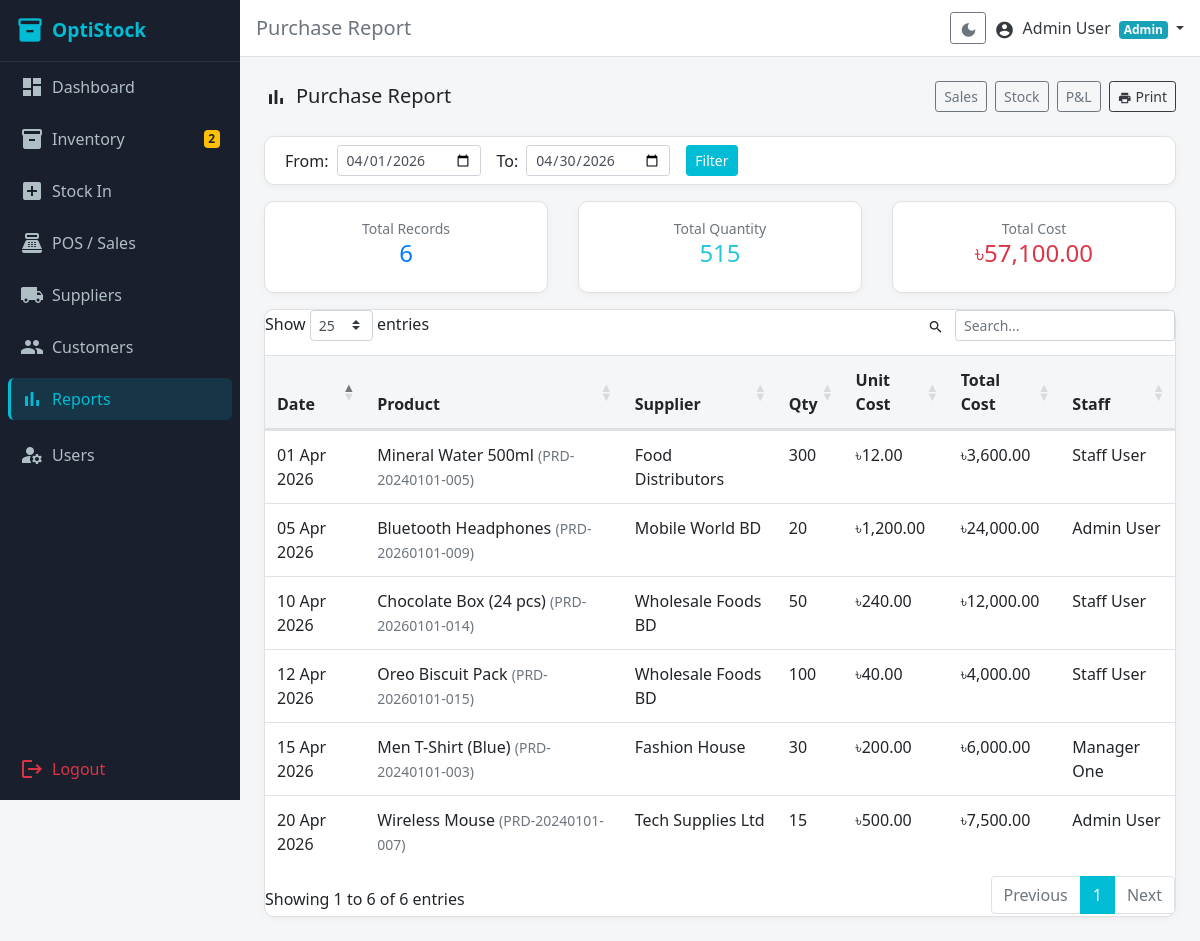
The app's page /modules/reports/purchase_report.php (signed in) with its own data.
### tables this page shows
CREATE TABLE `stock_in` (
  `id` int(10) UNSIGNED NOT NULL,
  `product_id` int(10) UNSIGNED NOT NULL,
  `supplier_id` int(10) UNSIGNED DEFAULT NULL,
  `user_id` int(10) UNSIGNED NOT NULL,
  `quantity` int(11) NOT NULL,
  `unit_cost` decimal(10,2) NOT NULL DEFAULT 0.00,
  `total_cost` decimal(10,2) NOT NULL DEFAULT 0.00,
  `note` text DEFAULT NULL,
  `received_date` datetime NOT NULL DEFAULT current_timestamp(),
  `created_at` datetime NOT NULL DEFAULT current_timestamp()
);

CREATE TABLE `products` (
  `id` int(10) UNSIGNED NOT NULL,
  `name` varchar(200) NOT NULL,
  `sku` varchar(50) NOT NULL,
  `barcode` varchar(100) DEFAULT NULL,
  `category_id` int(10) UNSIGNED DEFAULT NULL,
  `supplier_id` int(10) UNSIGNED DEFAULT NULL,
  `location_id` int(10) UNSIGNED DEFAULT NULL,
  `purchase_price` decimal(10,2) NOT NULL DEFAULT 0.00,
  `selling_price` decimal(10,2) NOT NULL DEFAULT 0.00,
  `quantity` int(11) NOT NULL DEFAULT 0,
  `low_stock_alert` int(11) NOT NULL DEFAULT 5,
  `description` text DEFAULT NULL,
  `status` enum('active','inactive') NOT NULL DEFAULT 'active',
  `created_at` datetime NOT NULL DEFAULT current_timestamp()
);

CREATE TABLE `suppliers` (
  `id` int(10) UNSIGNED NOT NULL,
  `name` varchar(150) NOT NULL,
  `phone` varchar(20) DEFAULT NULL,
  `email` varchar(150) DEFAULT NULL,
  `address` text DEFAULT NULL,
  `due_balance` decimal(10,2) NOT NULL DEFAULT 0.00,
  `created_at` datetime NOT NULL DEFAULT current_timestamp()
);

CREATE TABLE `users` (
  `id` int(10) UNSIGNED NOT NULL,
  `name` varchar(100) NOT NULL,
  `email` varchar(150) NOT NULL,
  `phone` varchar(20) DEFAULT NULL,
  `password` varchar(255) NOT NULL,
  `role` enum('admin','manager','staff') NOT NULL DEFAULT 'staff',
  `status` enum('active','inactive') NOT NULL DEFAULT 'active',
  `dark_mode` tinyint(1) NOT NULL DEFAULT 0,
  `created_at` datetime NOT NULL DEFAULT current_timestamp()
);

### modules/reports/purchase_report.php (the view, shortened to what this page needs)
<?php
require_once __DIR__ . '/../../includes/auth_check.php';
$from = $_GET['from'] ?? date('Y-m-01');
$to   = $_GET['to']   ?? date('Y-m-d');
$stmt = $pdo->prepare('
  SELECT si.received_date, p.name AS product, p.sku, s.name AS supplier,
         si.quantity, si.unit_cost, si.total_cost, u.name AS staff
  FROM stock_in si
  JOIN products p ON p.id = si.product_id
  LEFT JOIN suppliers s ON s.id = si.supplier_id
  LEFT JOIN users u ON u.id = si.user_id
  WHERE DATE(si.received_date) BETWEEN ? AND ?
  ORDER BY si.received_date DESC
');
$stmt->execute([$from, $to]);
$records = $stmt->fetchAll();
$totalCost = array_sum(array_column($records, 'total_cost'));
$totalQty  = array_sum(array_column($records, 'quantity'));
include __DIR__ . '/../../includes/header.php';
?>
<div class="d-flex justify-content-between align-items-center mb-4">
  <h5 class="mb-0"><span class="material-icons align-middle mr-2">bar_chart</span>Purchase Report</h5>
  <div class="no-print">
    <a href="<?= BASE_URL ?>/modules/reports/sales_report.php" class="btn btn-outline-secondary btn-sm mr-1">Sales</a>
    <a href="<?= BASE_URL ?>/modules/reports/stock_report.php" class="btn btn-outline-secondary btn-sm mr-1">Stock</a>
    <a href="<?= BASE_URL ?>/modules/reports/profit_loss.php" class="btn btn-outline-secondary btn-sm mr-1">P&amp;L</a>
    <button onclick="window.print()" class="btn btn-outline-dark btn-sm">
      <span class="material-icons align-middle" style="font-size:14px;">print</span> Print
    </button>
  </div>
</div>
<div class="card mb-3 no-print">
  <div class="card-body py-2">
    <form method="GET" class="form-inline">
      <label class="mr-2">From:</label>
      <input type="date" name="from" class="form-control form-control-sm mr-3" value="<?= $from ?>">
      <label class="mr-2">To:</label>
      <input type="date" name="to" class="form-control form-control-sm mr-3" value="<?= $to ?>">
      <button type="submit" class="btn btn-sm btn-primary">Filter</button>
    </form>
  </div>
</div>
<div class="row mb-3">
  <div class="col-md-4">
    <div class="card text-center p-3">
      <div class="text-muted small">Total Records</div>
      <div class="h4 text-primary"><?= count($records) ?></div>
    </div>
  </div>
  <div class="col-md-4">
    <div class="card text-center p-3">
      <div class="text-muted small">Total Quantity</div>
      <div class="h4" style="color:#26C6DA;"><?= number_format($totalQty) ?></div>
    </div>
  </div>
  <div class="col-md-4">
    <div class="card text-center p-3">
      <div class="text-muted small">Total Cost</div>
      <div class="h4 text-danger">৳<?= number_format($totalCost, 2) ?></div>
    </div>
  </div>
</div>
<div class="card">
  <div class="table-responsive">
    <table class="table table-hover datatable mb-0">
      <thead>
        <tr><th>Date</th><th>Product</th><th>Supplier</th><th>Qty</th><th>Unit Cost</th><th>Total Cost</th><th>Staff</th></tr>
      </thead>
      <tbody>
        <?php foreach ($records as $r): ?>
        <tr>
          <td><?= date('d M Y', strtotime($r['received_date'])) ?></td>
          <td><?= htmlspecialchars($r['product']) ?> <small class="text-muted">(<?= $r['sku'] ?>)</small></td>
          <td><?= htmlspecialchars($r['supplier'] ?? '—') ?></td>
          <td><?= number_format($r['quantity']) ?></td>
          <td>৳<?= number_format($r['unit_cost'], 2) ?></td>
          <td>৳<?= number_format($r['total_cost'], 2) ?></td>
          <td><?= htmlspecialchars($r['staff']) ?></td>
        </tr>
        <?php endforeach; ?>
      </tbody>
    </table>
  </div>
</div>
<?php
include __DIR__ . '/../../includes/footer.php';

### assets/css/style.css (style rules this page uses)
:root { --color-sidebar: #1A1F2E; --color-primary: #00BCD4; --color-accent: #26C6DA; --color-success: #00C853; --color-warning: #FFD600; --color-danger: #FF1744; --color-primary-dark: #0097A7; --color-primary-light: #E0F7FA; --color-sidebar-text: #B0BEC5; --color-sidebar-active-bg: rgba(0,188,212,0.15); --color-topbar: #FFFFFF; --color-page-bg: #F4F6F8; --color-card-bg: #FFFFFF; --color-text-main: #212529; --color-text-muted: #6C757D; --color-border: #E0E0E0; }
html, body { height: 100%; }
body { background-color: var(--color-page-bg); font-family: 'Segoe UI', sans-serif; }
.card { border: 1px solid var(--color-border); border-radius: 10px; box-shadow: 0 2px 8px rgba(0,0,0,0.04); }
.btn-primary { background-color: var(--color-primary); border-color: var(--color-primary); }
a { color: var(--color-primary); }
.table thead th { background-color: var(--color-page-bg); border-bottom: 2px solid var(--color-border); font-weight: 600; }

### records on screen
stock_in: received_date "20 Apr 2026", product.name "Wireless Mouse", product.sku "PRD-20240101-007", supplier.name "Tech Supplies Ltd", quantity "15", unit_cost "500.00", total_cost "7,500.00", user.name "Admin User"
stock_in: received_date "15 Apr 2026", product.name "Men T-Shirt (Blue)", product.sku "PRD-20240101-003", supplier.name "Fashion House", quantity "30", unit_cost "200.00", total_cost "6,000.00", user.name "Manager One"
stock_in: received_date "12 Apr 2026", product.name "Oreo Biscuit Pack", product.sku "PRD-20260101-015", supplier.name "Wholesale Foods BD", quantity "100", unit_cost "40.00", total_cost "4,000.00", user.name "Staff User"
stock_in: received_date "10 Apr 2026", product.name "Chocolate Box (24 pcs)", product.sku "PRD-20260101-014", supplier.name "Wholesale Foods BD", quantity "50", unit_cost "240.00", total_cost "12,000.00", user.name "Staff User"
stock_in: received_date "05 Apr 2026", product.name "Bluetooth Headphones", product.sku "PRD-20260101-009", supplier.name "Mobile World BD", quantity "20", unit_cost "1,200.00", total_cost "24,000.00", user.name "Admin User"
stock_in: received_date "01 Apr 2026", product.name "Mineral Water 500ml", product.sku "PRD-20240101-005", supplier.name "Food Distributors", quantity "300", unit_cost "12.00", total_cost "3,600.00", user.name "Staff User"

### other values on screen
$lowStockCount "2"
$pageTitle "Purchase Report"
$_SESSION['name'] "Admin User"
$_SESSION['role'] "Admin"
count($records) "6"
$totalQty "515"
$totalCost "57,100.00"
